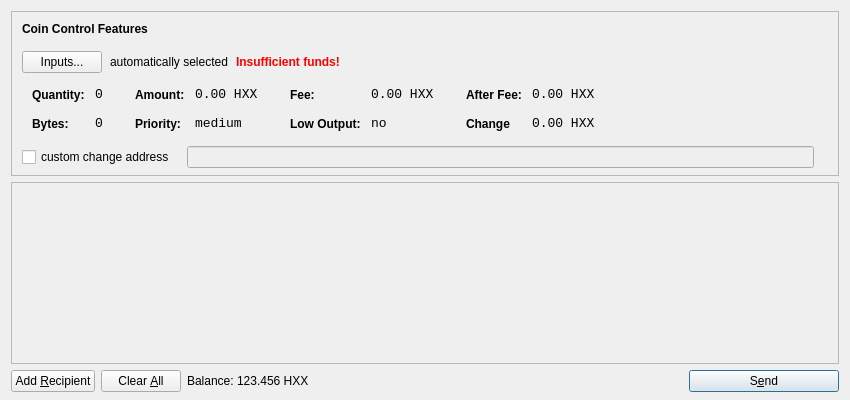
<?xml version="1.0" encoding="UTF-8"?>
<ui version="4.0">
 <class>SendCoinsDialog</class>
 <widget class="QDialog" name="SendCoinsDialog">
  <property name="geometry">
   <rect>
    <x>0</x>
    <y>0</y>
    <width>850</width>
    <height>400</height>
   </rect>
  </property>
  <property name="windowTitle">
   <string>Send Coins</string>
  </property>
  <layout class="QVBoxLayout" name="verticalLayout" stretch="0,1,0">
   <property name="bottomMargin">
    <number>8</number>
   </property>
   <item>
    <widget class="QFrame" name="frameCoinControl">
     <property name="sizePolicy">
      <sizepolicy hsizetype="Expanding" vsizetype="Expanding">
       <horstretch>0</horstretch>
       <verstretch>0</verstretch>
      </sizepolicy>
     </property>
     <property name="maximumSize">
      <size>
       <width>16777215</width>
       <height>16777215</height>
      </size>
     </property>
     <property name="frameShape">
      <enum>QFrame::StyledPanel</enum>
     </property>
     <property name="frameShadow">
      <enum>QFrame::Sunken</enum>
     </property>
     <layout class="QVBoxLayout" name="verticalLayoutCoinControl2">
      <property name="spacing">
       <number>6</number>
      </property>
      <property name="leftMargin">
       <number>0</number>
      </property>
      <property name="topMargin">
       <number>0</number>
      </property>
      <property name="rightMargin">
       <number>0</number>
      </property>
      <property name="bottomMargin">
       <number>6</number>
      </property>
      <item>
       <layout class="QVBoxLayout" name="verticalLayoutCoinControl" stretch="0,0,0,0,1">
        <property name="spacing">
         <number>0</number>
        </property>
        <property name="leftMargin">
         <number>10</number>
        </property>
        <property name="topMargin">
         <number>10</number>
        </property>
        <item>
         <layout class="QHBoxLayout" name="horizontalLayoutCoinControl1">
          <property name="bottomMargin">
           <number>15</number>
          </property>
          <item>
           <widget class="QLabel" name="labelCoinControlFeatures">
            <property name="sizePolicy">
             <sizepolicy hsizetype="Preferred" vsizetype="Maximum">
              <horstretch>0</horstretch>
              <verstretch>0</verstretch>
             </sizepolicy>
            </property>
            <property name="font">
             <font>
              <weight>75</weight>
              <bold>true</bold>
             </font>
            </property>
            <property name="styleSheet">
             <string notr="true">font-weight:bold;</string>
            </property>
            <property name="text">
             <string>Coin Control Features</string>
            </property>
           </widget>
          </item>
         </layout>
        </item>
        <item>
         <layout class="QHBoxLayout" name="horizontalLayoutCoinControl2" stretch="0,0,0,0">
          <property name="spacing">
           <number>8</number>
          </property>
          <property name="bottomMargin">
           <number>10</number>
          </property>
          <item>
           <widget class="QPushButton" name="pushButtonCoinControl">
            <property name="styleSheet">
             <string notr="true"/>
            </property>
            <property name="text">
             <string>Inputs...</string>
            </property>
           </widget>
          </item>
          <item>
           <widget class="QLabel" name="labelCoinControlAutomaticallySelected">
            <property name="text">
             <string>automatically selected</string>
            </property>
            <property name="margin">
             <number>5</number>
            </property>
           </widget>
          </item>
          <item>
           <widget class="QLabel" name="labelCoinControlInsuffFunds">
            <property name="font">
             <font>
              <weight>75</weight>
              <bold>true</bold>
             </font>
            </property>
            <property name="styleSheet">
             <string notr="true">color:red;font-weight:bold;</string>
            </property>
            <property name="text">
             <string>Insufficient funds!</string>
            </property>
            <property name="margin">
             <number>5</number>
            </property>
           </widget>
          </item>
          <item>
           <spacer name="horizontalSpacerCoinControl">
            <property name="orientation">
             <enum>Qt::Horizontal</enum>
            </property>
            <property name="sizeHint" stdset="0">
             <size>
              <width>40</width>
              <height>1</height>
             </size>
            </property>
           </spacer>
          </item>
         </layout>
        </item>
        <item>
         <widget class="QWidget" name="widgetCoinControl" native="true">
          <property name="sizePolicy">
           <sizepolicy hsizetype="Preferred" vsizetype="Preferred">
            <horstretch>0</horstretch>
            <verstretch>0</verstretch>
           </sizepolicy>
          </property>
          <property name="minimumSize">
           <size>
            <width>0</width>
            <height>0</height>
           </size>
          </property>
          <property name="styleSheet">
           <string notr="true"/>
          </property>
          <layout class="QHBoxLayout" name="horizontalLayoutCoinControl5">
           <property name="leftMargin">
            <number>0</number>
           </property>
           <property name="topMargin">
            <number>0</number>
           </property>
           <property name="rightMargin">
            <number>0</number>
           </property>
           <property name="bottomMargin">
            <number>0</number>
           </property>
           <item>
            <layout class="QHBoxLayout" name="horizontalLayoutCoinControl3" stretch="0,0,0,1">
             <property name="spacing">
              <number>20</number>
             </property>
             <property name="topMargin">
              <number>0</number>
             </property>
             <property name="bottomMargin">
              <number>10</number>
             </property>
             <item>
              <layout class="QFormLayout" name="formLayoutCoinControl1">
               <property name="horizontalSpacing">
                <number>10</number>
               </property>
               <property name="verticalSpacing">
                <number>14</number>
               </property>
               <property name="leftMargin">
                <number>10</number>
               </property>
               <property name="topMargin">
                <number>4</number>
               </property>
               <property name="rightMargin">
                <number>6</number>
               </property>
               <item row="0" column="0">
                <widget class="QLabel" name="labelCoinControlQuantityText">
                 <property name="styleSheet">
                  <string notr="true">font-weight:bold;</string>
                 </property>
                 <property name="text">
                  <string>Quantity:</string>
                 </property>
                 <property name="margin">
                  <number>0</number>
                 </property>
                </widget>
               </item>
               <item row="0" column="1">
                <widget class="QLabel" name="labelCoinControlQuantity">
                 <property name="font">
                  <font>
                   <family>Monospace</family>
                   <pointsize>10</pointsize>
                  </font>
                 </property>
                 <property name="cursor">
                  <cursorShape>IBeamCursor</cursorShape>
                 </property>
                 <property name="contextMenuPolicy">
                  <enum>Qt::ActionsContextMenu</enum>
                 </property>
                 <property name="text">
                  <string>0</string>
                 </property>
                 <property name="margin">
                  <number>0</number>
                 </property>
                 <property name="textInteractionFlags">
                  <set>Qt::LinksAccessibleByMouse|Qt::TextSelectableByKeyboard|Qt::TextSelectableByMouse</set>
                 </property>
                </widget>
               </item>
               <item row="1" column="0">
                <widget class="QLabel" name="labelCoinControlBytesText">
                 <property name="styleSheet">
                  <string notr="true">font-weight:bold;</string>
                 </property>
                 <property name="text">
                  <string>Bytes:</string>
                 </property>
                </widget>
               </item>
               <item row="1" column="1">
                <widget class="QLabel" name="labelCoinControlBytes">
                 <property name="font">
                  <font>
                   <family>Monospace</family>
                   <pointsize>10</pointsize>
                  </font>
                 </property>
                 <property name="cursor">
                  <cursorShape>IBeamCursor</cursorShape>
                 </property>
                 <property name="contextMenuPolicy">
                  <enum>Qt::ActionsContextMenu</enum>
                 </property>
                 <property name="text">
                  <string>0</string>
                 </property>
                 <property name="textInteractionFlags">
                  <set>Qt::LinksAccessibleByMouse|Qt::TextSelectableByKeyboard|Qt::TextSelectableByMouse</set>
                 </property>
                </widget>
               </item>
              </layout>
             </item>
             <item>
              <layout class="QFormLayout" name="formLayoutCoinControl2">
               <property name="horizontalSpacing">
                <number>10</number>
               </property>
               <property name="verticalSpacing">
                <number>14</number>
               </property>
               <property name="leftMargin">
                <number>6</number>
               </property>
               <property name="topMargin">
                <number>4</number>
               </property>
               <property name="rightMargin">
                <number>6</number>
               </property>
               <item row="0" column="0">
                <widget class="QLabel" name="labelCoinControlAmountText">
                 <property name="styleSheet">
                  <string notr="true">font-weight:bold;</string>
                 </property>
                 <property name="text">
                  <string>Amount:</string>
                 </property>
                 <property name="margin">
                  <number>0</number>
                 </property>
                </widget>
               </item>
               <item row="0" column="1">
                <widget class="QLabel" name="labelCoinControlAmount">
                 <property name="font">
                  <font>
                   <family>Monospace</family>
                   <pointsize>10</pointsize>
                  </font>
                 </property>
                 <property name="cursor">
                  <cursorShape>IBeamCursor</cursorShape>
                 </property>
                 <property name="contextMenuPolicy">
                  <enum>Qt::ActionsContextMenu</enum>
                 </property>
                 <property name="text">
                  <string>0.00 HXX</string>
                 </property>
                 <property name="textInteractionFlags">
                  <set>Qt::LinksAccessibleByMouse|Qt::TextSelectableByKeyboard|Qt::TextSelectableByMouse</set>
                 </property>
                </widget>
               </item>
               <item row="1" column="0">
                <widget class="QLabel" name="labelCoinControlPriorityText">
                 <property name="styleSheet">
                  <string notr="true">font-weight:bold;</string>
                 </property>
                 <property name="text">
                  <string>Priority:</string>
                 </property>
                </widget>
               </item>
               <item row="1" column="1">
                <widget class="QLabel" name="labelCoinControlPriority">
                 <property name="font">
                  <font>
                   <family>Monospace</family>
                   <pointsize>10</pointsize>
                  </font>
                 </property>
                 <property name="cursor">
                  <cursorShape>IBeamCursor</cursorShape>
                 </property>
                 <property name="contextMenuPolicy">
                  <enum>Qt::ActionsContextMenu</enum>
                 </property>
                 <property name="text">
                  <string>medium</string>
                 </property>
                 <property name="textInteractionFlags">
                  <set>Qt::LinksAccessibleByMouse|Qt::TextSelectableByKeyboard|Qt::TextSelectableByMouse</set>
                 </property>
                </widget>
               </item>
              </layout>
             </item>
             <item>
              <layout class="QFormLayout" name="formLayoutCoinControl3">
               <property name="horizontalSpacing">
                <number>10</number>
               </property>
               <property name="verticalSpacing">
                <number>14</number>
               </property>
               <property name="leftMargin">
                <number>6</number>
               </property>
               <property name="topMargin">
                <number>4</number>
               </property>
               <property name="rightMargin">
                <number>6</number>
               </property>
               <item row="0" column="0">
                <widget class="QLabel" name="labelCoinControlFeeText">
                 <property name="styleSheet">
                  <string notr="true">font-weight:bold;</string>
                 </property>
                 <property name="text">
                  <string>Fee:</string>
                 </property>
                 <property name="margin">
                  <number>0</number>
                 </property>
                </widget>
               </item>
               <item row="0" column="1">
                <widget class="QLabel" name="labelCoinControlFee">
                 <property name="font">
                  <font>
                   <family>Monospace</family>
                   <pointsize>10</pointsize>
                  </font>
                 </property>
                 <property name="cursor">
                  <cursorShape>IBeamCursor</cursorShape>
                 </property>
                 <property name="contextMenuPolicy">
                  <enum>Qt::ActionsContextMenu</enum>
                 </property>
                 <property name="text">
                  <string>0.00 HXX</string>
                 </property>
                 <property name="textInteractionFlags">
                  <set>Qt::LinksAccessibleByMouse|Qt::TextSelectableByKeyboard|Qt::TextSelectableByMouse</set>
                 </property>
                </widget>
               </item>
               <item row="1" column="0">
                <widget class="QLabel" name="labelCoinControlLowOutputText">
                 <property name="styleSheet">
                  <string notr="true">font-weight:bold;</string>
                 </property>
                 <property name="text">
                  <string>Low Output:</string>
                 </property>
                </widget>
               </item>
               <item row="1" column="1">
                <widget class="QLabel" name="labelCoinControlLowOutput">
                 <property name="font">
                  <font>
                   <family>Monospace</family>
                   <pointsize>10</pointsize>
                  </font>
                 </property>
                 <property name="cursor">
                  <cursorShape>IBeamCursor</cursorShape>
                 </property>
                 <property name="contextMenuPolicy">
                  <enum>Qt::ActionsContextMenu</enum>
                 </property>
                 <property name="text">
                  <string>no</string>
                 </property>
                 <property name="textInteractionFlags">
                  <set>Qt::LinksAccessibleByMouse|Qt::TextSelectableByKeyboard|Qt::TextSelectableByMouse</set>
                 </property>
                </widget>
               </item>
              </layout>
             </item>
             <item>
              <layout class="QFormLayout" name="formLayoutCoinControl4">
               <property name="horizontalSpacing">
                <number>10</number>
               </property>
               <property name="verticalSpacing">
                <number>14</number>
               </property>
               <property name="leftMargin">
                <number>6</number>
               </property>
               <property name="topMargin">
                <number>4</number>
               </property>
               <property name="rightMargin">
                <number>6</number>
               </property>
               <item row="0" column="0">
                <widget class="QLabel" name="labelCoinControlAfterFeeText">
                 <property name="styleSheet">
                  <string notr="true">font-weight:bold;</string>
                 </property>
                 <property name="text">
                  <string>After Fee:</string>
                 </property>
                 <property name="margin">
                  <number>0</number>
                 </property>
                </widget>
               </item>
               <item row="0" column="1">
                <widget class="QLabel" name="labelCoinControlAfterFee">
                 <property name="font">
                  <font>
                   <family>Monospace</family>
                   <pointsize>10</pointsize>
                  </font>
                 </property>
                 <property name="cursor">
                  <cursorShape>IBeamCursor</cursorShape>
                 </property>
                 <property name="contextMenuPolicy">
                  <enum>Qt::ActionsContextMenu</enum>
                 </property>
                 <property name="text">
                  <string>0.00 HXX</string>
                 </property>
                 <property name="textInteractionFlags">
                  <set>Qt::LinksAccessibleByMouse|Qt::TextSelectableByKeyboard|Qt::TextSelectableByMouse</set>
                 </property>
                </widget>
               </item>
               <item row="1" column="0">
                <widget class="QLabel" name="labelCoinControlChangeText">
                 <property name="styleSheet">
                  <string notr="true">font-weight:bold;</string>
                 </property>
                 <property name="text">
                  <string>Change</string>
                 </property>
                </widget>
               </item>
               <item row="1" column="1">
                <widget class="QLabel" name="labelCoinControlChange">
                 <property name="font">
                  <font>
                   <family>Monospace</family>
                   <pointsize>10</pointsize>
                  </font>
                 </property>
                 <property name="cursor">
                  <cursorShape>IBeamCursor</cursorShape>
                 </property>
                 <property name="contextMenuPolicy">
                  <enum>Qt::ActionsContextMenu</enum>
                 </property>
                 <property name="text">
                  <string>0.00 HXX</string>
                 </property>
                 <property name="textInteractionFlags">
                  <set>Qt::LinksAccessibleByMouse|Qt::TextSelectableByKeyboard|Qt::TextSelectableByMouse</set>
                 </property>
                </widget>
               </item>
              </layout>
             </item>
            </layout>
           </item>
          </layout>
         </widget>
        </item>
        <item>
         <layout class="QHBoxLayout" name="horizontalLayoutCoinControl4" stretch="0,0,0">
          <property name="spacing">
           <number>12</number>
          </property>
          <property name="sizeConstraint">
           <enum>QLayout::SetDefaultConstraint</enum>
          </property>
          <property name="topMargin">
           <number>5</number>
          </property>
          <property name="rightMargin">
           <number>5</number>
          </property>
          <item>
           <widget class="QCheckBox" name="checkBoxCoinControlChange">
            <property name="text">
             <string>custom change address</string>
            </property>
           </widget>
          </item>
          <item>
           <widget class="QValidatedLineEdit" name="lineEditCoinControlChange">
            <property name="enabled">
             <bool>false</bool>
            </property>
            <property name="sizePolicy">
             <sizepolicy hsizetype="Expanding" vsizetype="Fixed">
              <horstretch>0</horstretch>
              <verstretch>0</verstretch>
             </sizepolicy>
            </property>
           </widget>
          </item>
          <item>
           <widget class="QLabel" name="labelCoinControlChangeLabel">
            <property name="sizePolicy">
             <sizepolicy hsizetype="Preferred" vsizetype="Expanding">
              <horstretch>0</horstretch>
              <verstretch>0</verstretch>
             </sizepolicy>
            </property>
            <property name="minimumSize">
             <size>
              <width>0</width>
              <height>0</height>
             </size>
            </property>
            <property name="text">
             <string/>
            </property>
            <property name="margin">
             <number>3</number>
            </property>
           </widget>
          </item>
         </layout>
        </item>
        <item>
         <spacer name="verticalSpacerCoinControl">
          <property name="orientation">
           <enum>Qt::Vertical</enum>
          </property>
          <property name="sizeHint" stdset="0">
           <size>
            <width>800</width>
            <height>1</height>
           </size>
          </property>
         </spacer>
        </item>
       </layout>
      </item>
     </layout>
    </widget>
   </item>
   <item>
    <widget class="QScrollArea" name="scrollArea">
     <property name="widgetResizable">
      <bool>true</bool>
     </property>
     <widget class="QWidget" name="scrollAreaWidgetContents">
      <property name="geometry">
       <rect>
        <x>0</x>
        <y>0</y>
        <width>830</width>
        <height>145</height>
       </rect>
      </property>
      <layout class="QVBoxLayout" name="verticalLayout_2">
       <property name="leftMargin">
        <number>0</number>
       </property>
       <property name="topMargin">
        <number>0</number>
       </property>
       <property name="rightMargin">
        <number>0</number>
       </property>
       <property name="bottomMargin">
        <number>0</number>
       </property>
       <item>
        <layout class="QVBoxLayout" name="entries">
         <property name="spacing">
          <number>6</number>
         </property>
        </layout>
       </item>
       <item>
        <spacer name="verticalSpacer">
         <property name="orientation">
          <enum>Qt::Vertical</enum>
         </property>
         <property name="sizeHint" stdset="0">
          <size>
           <width>20</width>
           <height>40</height>
          </size>
         </property>
        </spacer>
       </item>
      </layout>
     </widget>
    </widget>
   </item>
   <item>
    <layout class="QHBoxLayout" name="horizontalLayout">
     <item>
      <widget class="QPushButton" name="addButton">
       <property name="toolTip">
        <string>Send to multiple recipients at once</string>
       </property>
       <property name="text">
        <string>Add &amp;Recipient</string>
       </property>
       <property name="autoDefault">
        <bool>false</bool>
       </property>
      </widget>
     </item>
     <item>
      <widget class="QPushButton" name="clearButton">
       <property name="sizePolicy">
        <sizepolicy hsizetype="Minimum" vsizetype="Fixed">
         <horstretch>0</horstretch>
         <verstretch>0</verstretch>
        </sizepolicy>
       </property>
       <property name="toolTip">
        <string>Remove all transaction fields</string>
       </property>
       <property name="text">
        <string>Clear &amp;All</string>
       </property>
       <property name="autoRepeatDelay">
        <number>300</number>
       </property>
       <property name="autoDefault">
        <bool>false</bool>
       </property>
      </widget>
     </item>
     <item>
      <layout class="QHBoxLayout" name="horizontalLayout_2">
       <property name="spacing">
        <number>3</number>
       </property>
       <item>
        <widget class="QLabel" name="label">
         <property name="sizePolicy">
          <sizepolicy hsizetype="Preferred" vsizetype="Fixed">
           <horstretch>0</horstretch>
           <verstretch>0</verstretch>
          </sizepolicy>
         </property>
         <property name="text">
          <string>Balance:</string>
         </property>
        </widget>
       </item>
       <item>
        <widget class="QLabel" name="labelBalance">
         <property name="sizePolicy">
          <sizepolicy hsizetype="Preferred" vsizetype="Fixed">
           <horstretch>0</horstretch>
           <verstretch>0</verstretch>
          </sizepolicy>
         </property>
         <property name="cursor">
          <cursorShape>IBeamCursor</cursorShape>
         </property>
         <property name="text">
          <string>123.456 HXX</string>
         </property>
         <property name="textInteractionFlags">
          <set>Qt::LinksAccessibleByMouse|Qt::TextSelectableByKeyboard|Qt::TextSelectableByMouse</set>
         </property>
        </widget>
       </item>
      </layout>
     </item>
     <item>
      <spacer name="horizontalSpacer">
       <property name="orientation">
        <enum>Qt::Horizontal</enum>
       </property>
       <property name="sizeHint" stdset="0">
        <size>
         <width>40</width>
         <height>20</height>
        </size>
       </property>
      </spacer>
     </item>
     <item>
      <widget class="QPushButton" name="sendButton">
       <property name="minimumSize">
        <size>
         <width>150</width>
         <height>0</height>
        </size>
       </property>
       <property name="toolTip">
        <string>Confirm the send action</string>
       </property>
       <property name="text">
        <string>S&amp;end</string>
       </property>
       <property name="icon">
        <iconset resource="../bitcoin.qrc">
         <normaloff>:/icons/send</normaloff>:/icons/send</iconset>
       </property>
       <property name="default">
        <bool>true</bool>
       </property>
      </widget>
     </item>
    </layout>
   </item>
  </layout>
 </widget>
 <customwidgets>
  <customwidget>
   <class>QValidatedLineEdit</class>
   <extends>QLineEdit</extends>
   <header>qvalidatedlineedit.h</header>
  </customwidget>
 </customwidgets>
 <resources>
  <include location="../bitcoin.qrc"/>
 </resources>
 <connections/>
</ui>
